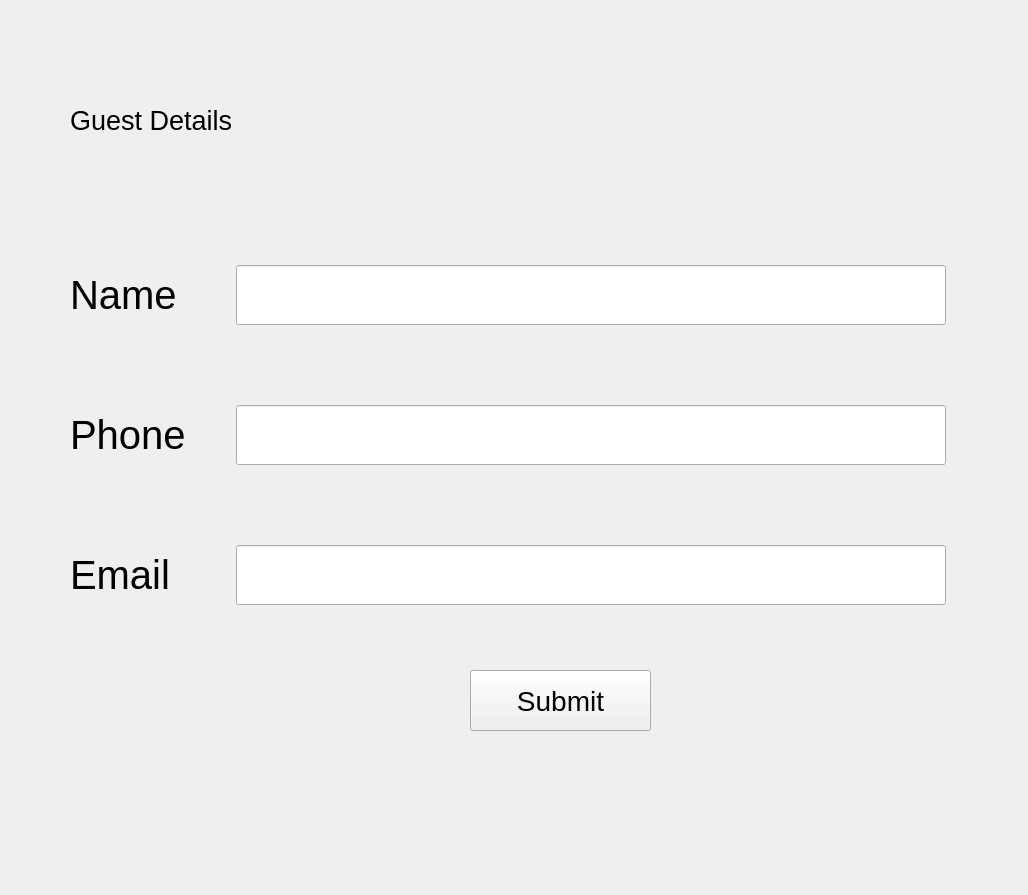
<?xml version="1.0" encoding="UTF-8"?>
<ui version="4.0">
 <class>Form</class>
 <widget class="QWidget" name="Form">
  <property name="geometry">
   <rect>
    <x>0</x>
    <y>0</y>
    <width>1028</width>
    <height>895</height>
   </rect>
  </property>
  <property name="sizePolicy">
   <sizepolicy hsizetype="Expanding" vsizetype="Expanding">
    <horstretch>0</horstretch>
    <verstretch>0</verstretch>
   </sizepolicy>
  </property>
  <property name="windowTitle">
   <string>Guest Entry</string>
  </property>
  <widget class="QLabel" name="label">
   <property name="geometry">
    <rect>
     <x>660</x>
     <y>50</y>
     <width>301</width>
     <height>131</height>
    </rect>
   </property>
   <property name="sizePolicy">
    <sizepolicy hsizetype="Expanding" vsizetype="Expanding">
     <horstretch>0</horstretch>
     <verstretch>0</verstretch>
    </sizepolicy>
   </property>
   <property name="text">
    <string/>
   </property>
   <property name="pixmap">
    <pixmap>logo2.png</pixmap>
   </property>
   <property name="scaledContents">
    <bool>true</bool>
   </property>
  </widget>
  <widget class="QLabel" name="label_2">
   <property name="geometry">
    <rect>
     <x>70</x>
     <y>100</y>
     <width>201</width>
     <height>41</height>
    </rect>
   </property>
   <property name="sizePolicy">
    <sizepolicy hsizetype="Expanding" vsizetype="Expanding">
     <horstretch>0</horstretch>
     <verstretch>0</verstretch>
    </sizepolicy>
   </property>
   <property name="font">
    <font>
     <pointsize>20</pointsize>
    </font>
   </property>
   <property name="text">
    <string>Guest Details</string>
   </property>
  </widget>
  <widget class="QWidget" name="formLayoutWidget">
   <property name="geometry">
    <rect>
     <x>70</x>
     <y>250</y>
     <width>891</width>
     <height>370</height>
    </rect>
   </property>
   <layout class="QFormLayout" name="guest_details">
    <property name="fieldGrowthPolicy">
     <enum>QFormLayout::ExpandingFieldsGrow</enum>
    </property>
    <property name="horizontalSpacing">
     <number>50</number>
    </property>
    <property name="verticalSpacing">
     <number>80</number>
    </property>
    <property name="leftMargin">
     <number>0</number>
    </property>
    <property name="topMargin">
     <number>15</number>
    </property>
    <property name="rightMargin">
     <number>15</number>
    </property>
    <property name="bottomMargin">
     <number>15</number>
    </property>
    <item row="0" column="0">
     <widget class="QLabel" name="nameLabel">
      <property name="sizePolicy">
       <sizepolicy hsizetype="Expanding" vsizetype="Expanding">
        <horstretch>0</horstretch>
        <verstretch>0</verstretch>
       </sizepolicy>
      </property>
      <property name="font">
       <font>
        <pointsize>30</pointsize>
       </font>
      </property>
      <property name="text">
       <string>Name</string>
      </property>
     </widget>
    </item>
    <item row="0" column="1">
     <widget class="QLineEdit" name="nameLineEdit">
      <property name="sizePolicy">
       <sizepolicy hsizetype="Expanding" vsizetype="Expanding">
        <horstretch>0</horstretch>
        <verstretch>0</verstretch>
       </sizepolicy>
      </property>
      <property name="font">
       <font>
        <pointsize>20</pointsize>
       </font>
      </property>
      <property name="text">
       <string/>
      </property>
     </widget>
    </item>
    <item row="1" column="0">
     <widget class="QLabel" name="phoneLabel">
      <property name="sizePolicy">
       <sizepolicy hsizetype="Expanding" vsizetype="Expanding">
        <horstretch>0</horstretch>
        <verstretch>0</verstretch>
       </sizepolicy>
      </property>
      <property name="font">
       <font>
        <pointsize>30</pointsize>
       </font>
      </property>
      <property name="text">
       <string>Phone</string>
      </property>
     </widget>
    </item>
    <item row="1" column="1">
     <widget class="QLineEdit" name="phoneLineEdit">
      <property name="sizePolicy">
       <sizepolicy hsizetype="Expanding" vsizetype="Expanding">
        <horstretch>0</horstretch>
        <verstretch>0</verstretch>
       </sizepolicy>
      </property>
      <property name="font">
       <font>
        <pointsize>20</pointsize>
       </font>
      </property>
     </widget>
    </item>
    <item row="2" column="0">
     <widget class="QLabel" name="emailLabel">
      <property name="sizePolicy">
       <sizepolicy hsizetype="Expanding" vsizetype="Expanding">
        <horstretch>0</horstretch>
        <verstretch>0</verstretch>
       </sizepolicy>
      </property>
      <property name="font">
       <font>
        <pointsize>30</pointsize>
       </font>
      </property>
      <property name="text">
       <string>Email</string>
      </property>
     </widget>
    </item>
    <item row="2" column="1">
     <widget class="QLineEdit" name="emailLineEdit">
      <property name="sizePolicy">
       <sizepolicy hsizetype="Expanding" vsizetype="Expanding">
        <horstretch>0</horstretch>
        <verstretch>0</verstretch>
       </sizepolicy>
      </property>
      <property name="font">
       <font>
        <pointsize>20</pointsize>
       </font>
      </property>
      <property name="text">
       <string/>
      </property>
     </widget>
    </item>
   </layout>
  </widget>
  <widget class="QPushButton" name="guest_submit">
   <property name="geometry">
    <rect>
     <x>470</x>
     <y>670</y>
     <width>181</width>
     <height>61</height>
    </rect>
   </property>
   <property name="sizePolicy">
    <sizepolicy hsizetype="Expanding" vsizetype="Expanding">
     <horstretch>0</horstretch>
     <verstretch>0</verstretch>
    </sizepolicy>
   </property>
   <property name="font">
    <font>
     <pointsize>21</pointsize>
    </font>
   </property>
   <property name="text">
    <string>Submit</string>
   </property>
  </widget>
 </widget>
 <resources/>
 <connections/>
</ui>
